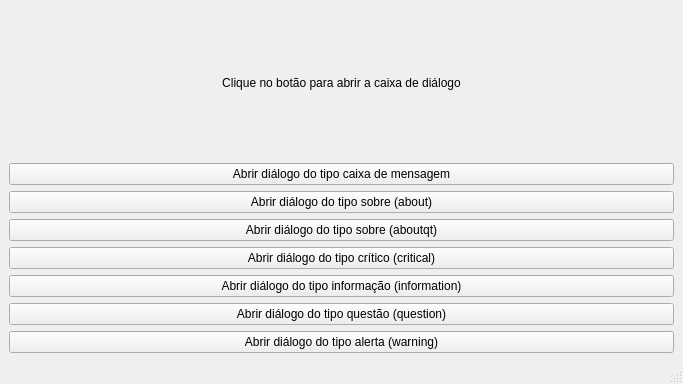
<?xml version="1.0" encoding="UTF-8"?>
<ui version="4.0">
 <class>MainWindow</class>
 <widget class="QMainWindow" name="MainWindow">
  <property name="geometry">
   <rect>
    <x>0</x>
    <y>0</y>
    <width>683</width>
    <height>384</height>
   </rect>
  </property>
  <property name="minimumSize">
   <size>
    <width>683</width>
    <height>384</height>
   </size>
  </property>
  <property name="maximumSize">
   <size>
    <width>683</width>
    <height>384</height>
   </size>
  </property>
  <property name="windowTitle">
   <string>PySide2 QMessageBox().</string>
  </property>
  <property name="windowIcon">
   <iconset>
    <normaloff>../../../../images/icons/icon.png</normaloff>../../../../images/icons/icon.png</iconset>
  </property>
  <widget class="QWidget" name="centralwidget">
   <layout class="QVBoxLayout" name="verticalLayout">
    <item>
     <widget class="QLabel" name="label">
      <property name="autoFillBackground">
       <bool>true</bool>
      </property>
      <property name="text">
       <string>Clique no botão para abrir a caixa de diálogo</string>
      </property>
      <property name="alignment">
       <set>Qt::AlignCenter</set>
      </property>
     </widget>
    </item>
    <item>
     <widget class="QPushButton" name="btn_dialog">
      <property name="text">
       <string>Abrir diálogo do tipo caixa de mensagem</string>
      </property>
     </widget>
    </item>
    <item>
     <widget class="QPushButton" name="btn_dialog_about">
      <property name="text">
       <string>Abrir diálogo do tipo sobre (about)</string>
      </property>
     </widget>
    </item>
    <item>
     <widget class="QPushButton" name="btn_dialog_aboutqt">
      <property name="text">
       <string>Abrir diálogo do tipo sobre (aboutqt)</string>
      </property>
     </widget>
    </item>
    <item>
     <widget class="QPushButton" name="btn_dialog_critical">
      <property name="text">
       <string>Abrir diálogo do tipo crítico (critical)</string>
      </property>
     </widget>
    </item>
    <item>
     <widget class="QPushButton" name="btn_dialog_information">
      <property name="text">
       <string>Abrir diálogo do tipo informação (information)</string>
      </property>
     </widget>
    </item>
    <item>
     <widget class="QPushButton" name="btn_dialog_question">
      <property name="text">
       <string>Abrir diálogo do tipo questão (question)</string>
      </property>
     </widget>
    </item>
    <item>
     <widget class="QPushButton" name="btn_dialog_warning">
      <property name="text">
       <string>Abrir diálogo do tipo alerta (warning)</string>
      </property>
     </widget>
    </item>
   </layout>
  </widget>
  <widget class="QMenuBar" name="menubar">
   <property name="geometry">
    <rect>
     <x>0</x>
     <y>0</y>
     <width>683</width>
     <height>22</height>
    </rect>
   </property>
  </widget>
  <widget class="QStatusBar" name="statusbar"/>
 </widget>
 <resources/>
 <connections/>
</ui>
